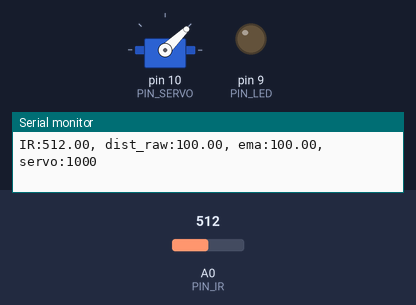
Simulated run of this sketch. Board: Arduino Uno, built with avr-gcc and run on an emulated ATmega328P. Parts: servo, output pins drawn as LEDs (lit = HIGH), the last lines printed to the serial monitor. Inputs (shaded band) come from the test bench; at power-on: A0 (PIN_IR) = 512.

Above: at 1.2 s.
1.3 s: A0 (PIN_IR) set to 351
2.8 s: A0 (PIN_IR) set to 330
At 3.7 s:
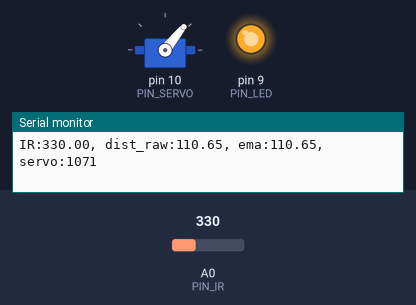
4.3 s: A0 (PIN_IR) set to 306
At 5.5 s:
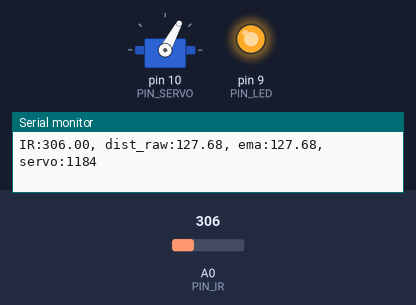
5.9 s: A0 (PIN_IR) set to 240
At 6.6 s:
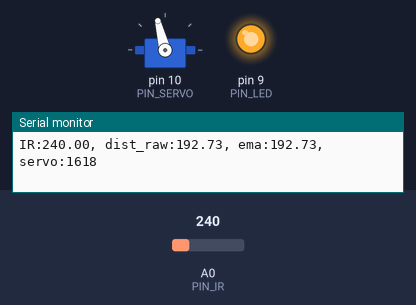
7.5 s: A0 (PIN_IR) set to 260
At 8.3 s:
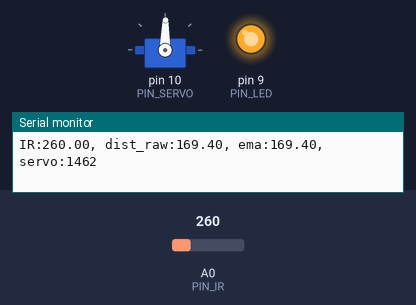
9.1 s: A0 (PIN_IR) set to 122
At 10.2 s:
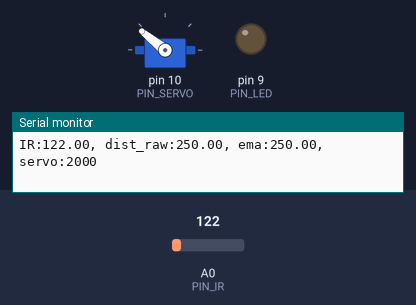
Timing chart, 0 to 11.7 s (numbered marks = the images above; inputs shaded):
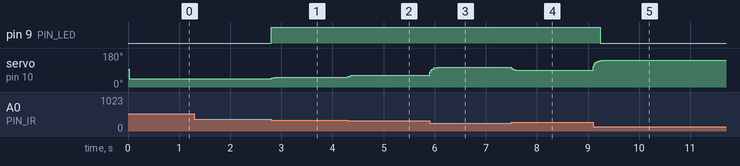

The sketch:

original_servo_ir.ino
```cpp
#include <Servo.h>

// Arduino pin assignment
#define PIN_IR    0         // IR sensor at Pin A0
#define PIN_LED   9
#define PIN_SERVO 10

#define _DUTY_MIN 1000      // 0 degree
#define _DUTY_NEU 1500      // 90 degree
#define _DUTY_MAX 2000      // 180 degree

#define _DIST_MIN 100.0     // 10cm
#define _DIST_MAX 250.0     // 25cm

#define EMA_ALPHA 0.4       // EMA Filter alpha (조금 더 부드럽게)
#define LOOP_INTERVAL 20    // Loop Interval (unit: msec)

Servo myservo;
unsigned long last_loop_time;

float dist_prev = _DIST_MIN;
float dist_ema = _DIST_MIN;

void setup()
{
  pinMode(PIN_LED, OUTPUT);
  myservo.attach(PIN_SERVO);
  myservo.writeMicroseconds(_DUTY_NEU);
  Serial.begin(1000000); // 1,000,000 bps
}

void loop()
{
  unsigned long time_curr = millis();
  int duty;
  float a_value, dist_raw;

  if (time_curr < (last_loop_time + LOOP_INTERVAL))
    return;
  last_loop_time += LOOP_INTERVAL;

  a_value = analogRead(PIN_IR);

  dist_raw = ((6762.0 / (a_value - 9.0)) - 4.0) * 10.0 - 60.0;

  // Range filter
  if(dist_raw < _DIST_MIN) dist_raw = _DIST_MIN;
  if(dist_raw > _DIST_MAX) dist_raw = _DIST_MAX;

  // EMA filter
  dist_ema = EMA_ALPHA * dist_raw + (1.0 - EMA_ALPHA) * dist_prev;
  dist_prev = dist_ema;

  // LED control (EMA값 기준, margin 2cm)
  if(dist_ema >= (_DIST_MIN + 2) && dist_ema <= (_DIST_MAX - 2))
    digitalWrite(PIN_LED, HIGH);
  else
    digitalWrite(PIN_LED, LOW);

  // Servo map (direct 계산)
  duty = _DUTY_MIN + (dist_ema - _DIST_MIN) * (_DUTY_MAX - _DUTY_MIN) / (_DIST_MAX - _DIST_MIN);
  myservo.writeMicroseconds(duty);

  // Serial output
  Serial.print("IR:"); Serial.print(a_value);
  Serial.print(", dist_raw:"); Serial.print(dist_raw);
  Serial.print(", ema:"); Serial.print(dist_ema);
  Serial.print(", servo:"); Serial.println(duty);
}
```

Measured:
- the behaviour switches between 344 and 343 on A0 (PIN_IR) (found by bisection; images 0 and 1)
- after the input at 2.8 s, pin 9 (PIN_LED): LOW → HIGH at once; servo on pin 10 (PIN_SERVO): 44° → 51° at once
- after the input at 4.3 s, servo on pin 10 (PIN_SERVO): 51° → 62° at once
- after the input at 5.9 s, servo on pin 10 (PIN_SERVO): 62° → 104° at once
- after the input at 7.5 s, servo on pin 10 (PIN_SERVO): 104° → 89° at once
- after the input at 9.1 s, pin 9 (PIN_LED): HIGH → LOW after 0.14 s; servo on pin 10 (PIN_SERVO): 89° → 141° at once
